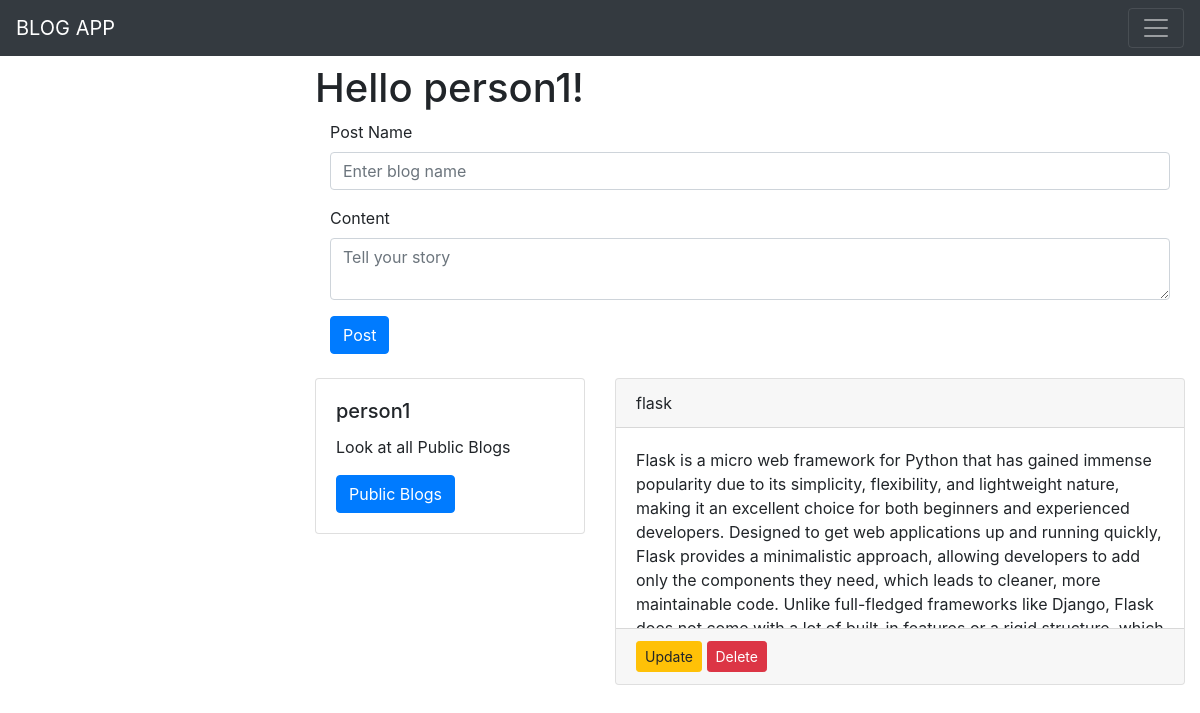
Screenshot of /home (signed in) with the database file from the repository.
### blogs/models.py (models this page shows, shortened)
class User(db.Model, UserMixin):
    id = db.Column(db.Integer, primary_key=True)
    username = db.Column(db.String(120), unique=True, nullable=False)
    email = db.Column(db.String(120), unique=True, nullable=False)
    password_hash = db.Column(db.String(128))  # Store the hashed password
    bio = db.Column(db.Text)
    posts = db.relationship('Post', backref="user", lazy='dynamic')

class Post(db.Model):
    id = db.Column(db.Integer, primary_key=True)
    postname = db.Column(db.String(120))
    content = db.Column(db.Text)
    last_modified = db.Column(db.Date)
    user_id = db.Column(db.Integer, db.ForeignKey('user.id'))  # Foreign key for user association

### blogs/views.py (the view, shortened to what this page needs)
@login_required
@app.route('/home', methods=['GET', 'POST'])
def home():
    form = AddPostForm()
    posts = Post.query.filter_by(user_id=current_user.id).all()
    return render_template("home.html", form=form, posts=posts)

### blogs/forms.py
class AddPostForm(FlaskForm):
    post_name = StringField( validators=[DataRequired()])
    content = TextAreaField( validators = [DataRequired()])

### blogs/views.py (called while the page is built)
@lm.user_loader
def load_user(user_id):
    return User.query.get(user_id)

### blogs/templates/home.html (shortened to what this page needs)
{% extends "base.html" %}
{% from 'form_macros.html' import render_field %}
{% block content %}
<h1 class="mt-2">Hello {{ current_user.username }}!</h1>
<div class="container">
    <form action="" method="POST">
        <div class="form-group">
            {{ render_field(form.post_name, class="form-control", placeholder="Enter blog name") }}
        </div>
        <div class="form-group">
            {{ render_field(form.content, class="form-control", placeholder="Tell your story") }}
        </div>
        <button type="submit" class="btn btn-primary">Post</button>
    </form>
</div>
<div class="row mt-4">
    <div class="col-md-4">
        <div class="card">
            <div class="card-body">
                <h5 class="card-title">{{ current_user.email }}</h5>
                <p class="card-text">Look at all Public Blogs</p>
                <a href="{{ url_for('public') }}" class="btn btn-primary">Public Blogs</a>
            </div>
        </div>
    </div>
    <div class="col-md-8">
        {% if posts %}
            {% for post in posts %}
                <div class="card mb-3">
                    <div class="card-header">
                        {{ post.postname }}
                    </div>
                    <div class="card-body" style="max-height: 200px; overflow-y: auto;">
                        <p class="card-text">{{ post.content }}</p>
                    </div>
                    <div class="card-footer">
                        <a href="{{ url_for('update_post', post_id=post.id) }}" class="btn btn-warning btn-sm">Update</a>
                        <form action="{{ url_for('delete_post', post_id=post.id) }}" method="POST" style="display:inline;">
                            <button type="submit" class="btn btn-danger btn-sm">Delete</button>
                        </form>
                    </div>
                </div>
            {% endfor %}
        {% else %}
            <p>No posts made.</p>
        {% endif %}
    </div>
</div>
{% endblock %}

### blogs/templates/base.html (shortened to what this page needs)
<!doctype html>
<html lang="en">
  <head>
    <link rel="stylesheet" href="https://cdn.jsdelivr.net/npm/bootstrap@4.1.3/dist/css/bootstrap.min.css">
  </head>
  <body>
    <nav class="navbar navbar-dark bg-dark">
      <a class="navbar-brand" href="#">BLOG APP</a>
      <button class="navbar-toggler" type="button" data-toggle="collapse" data-target="#navbarSupportedContent" aria-controls="navbarSupportedContent" aria-expanded="false" aria-label="Toggle navigation">
        <span class="navbar-toggler-icon"></span>
      </button>
    </nav>
    <div class="container-fluid">
      {% if current_user.is_authenticated %}
      <div class="row">
        <div class="col-sm-3">
        </div>
        <div class="col-sm-9">
          {% block content %}
          {% endblock %}
        </div>
      </div>
      {% else %}
      <br/>
      {% block other %}
      {% endblock %}
      {% endif %}
    </div>
  </body>
</html>

### blogs/templates/form_macros.html (shortened to what this page needs)
{% macro render_field(field)%}
   <tr{% if field.errors %} class = "error" {% endif %}>
    <td>{{field.label}}</td>
    <td>{{ field(**kwargs) | safe}}</td>
   </tr>
{%endmacro%}

### rows the page displays
User: username "person1", email "person1"
Post: postname "flask", content "Flask is a micro web framework for Python that has gained immense popularity due to its simplicity, flexibility, and lightweight nature, making it an excellent choice for both beginners and experienced developers. Designed to get web applications up and running quickly, Flask provides a minimalistic approach, allowing developers to add only the components they need, which leads to cleaner, more maintainable code. Unlike full-fledged frameworks like Django, Flask…"

### other values shown
{{ field.label }} "Post Name Content"
